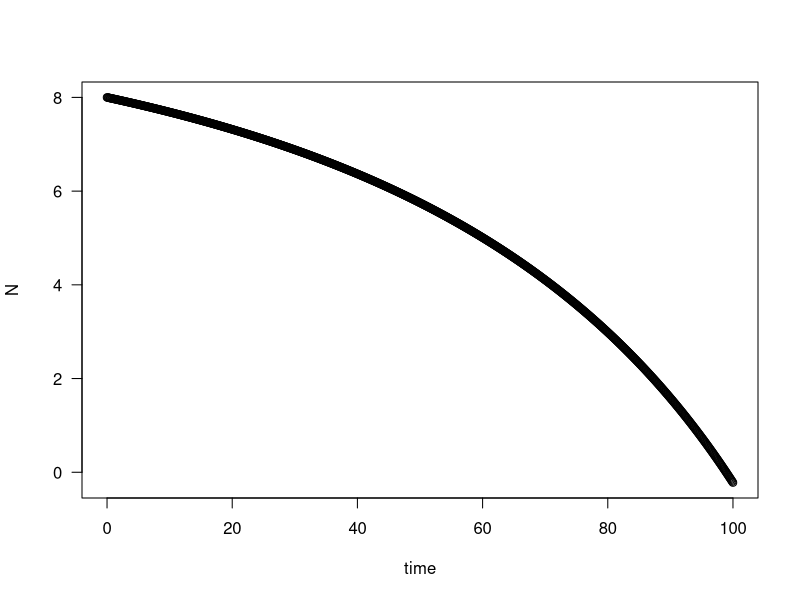
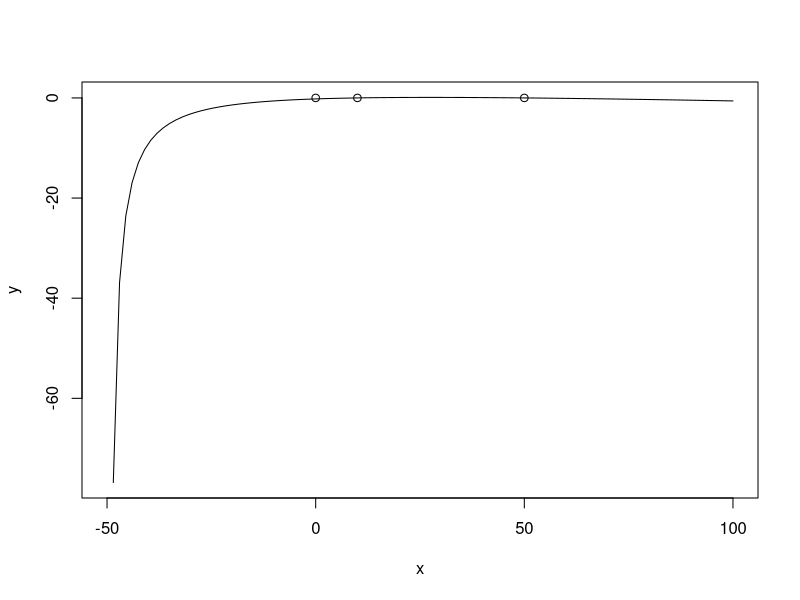

These charts were generated, in order, by the following R code:
## ---- chunk 1
#knowns: grows exponentially, population doubles at 109 days, lethal size of population is 1x10^12 cells.

#question asks: solve for time at which N= 1x10^12 given the rate of growth 
#No= 1
#dN/dT= rN (1-N)- HN
#Nt= Noe^rt
#t= 109 days #time to double
#r =ln(2)/t
# solving for r 
timetodouble=109
r= log(2)/109
r
#r= 0.006359148

#solving for t
log(1e+12)

lnNt<-log(1e+12)
lnNt
lnNo<-log(1)
lnNo

t<- (lnNt- lnNo)/r
t
#t= 4345.082 days 
years<-t/365
#time to reach 1*10^12 cells is 11.9 years
## ---- chunk 2
# dN/dt= b*N/N+M - d

# equilbrium points N*
# N*= dM/b-d 
# b= d + dM/n
# M= bN/d - n
# d= bN/N+M

# stability point
# F= b*F/F+M -d #taking the derivative of F in terms of N
# dF/dN=[b*N/N+M -d]
# = b[dF/dN N/N+M] - 0 #applying the chain rule d/dN=F (G(N)), d goes to zero because its a constant 
# = b [(N+M)*1 - N(1+0)/(N+M)^2] #M is a constant because its not in terms of N
# = b[N+M-N/(N+M)^2]=> b[M/(N+M)^2]
# dF/dN|N=dM/b-d => (b-d)2/bM #the numerator will always remain postive, stable when (b-d)^2 does equal 0 (b cannot be equal to d) and when bM is less than 0. Therefore, never stable.

## ---- chunk 3

# dN/dT= b*N/(N+M) - d - c*N

require(deSolve)
## Loading required package: deSolve
# Initial values
state <- c(N=8)
times <- seq(0,100,by=0.1)

# Parameters
parameters <- c(b = 2.4,c=0.02,M=50,d=0.2)

# Model
sterile_insect <- function(t,state,parameters){
  with(as.list(c(state,parameters)),{
       dN <- b*N/(N+M) - d - c*N
      list(c(dN))   
  })}


# Solve model and plot results
out <- ode(y = state,times=times,func=sterile_insect,parms=parameters)
par(mfrow=c(1,1))
plot(out[,1],out[,2],ylab='N',xlab='time',las=1)


# Equilbrium points: N*=0, N*=10, N*=50
# Stability points: dF/dN|b*N/(N+M) - d - c*N => [bM/(N+M)^2] - c

# parameters
b=2.4
c=0.02
M=50 
d=0.2
#stability<- b*M/((N+M)^2) - c
N=0
dFdN <- b*(M/(N+M)^2) - c
# print(dFdN)  0.028
N1=10
dFdN1 <- b*(M/(N1+M)^2) - c
# print(dFdN1) 0.013
N2= 50
dFdN2<- b*(M/(N2+M)^2) - c
# print(dFdN2) -0.008 #negative value, unstable?

# Plot of b*N/(N+M) - d - c*N

x<- c(0,10,50)
y<- c(0,0,0)
points<-cbind(x,y)

curve(b*x/(x+M) - d - c*x, from=-50, to=100, xlab="x", ylab="y")
points(points)
